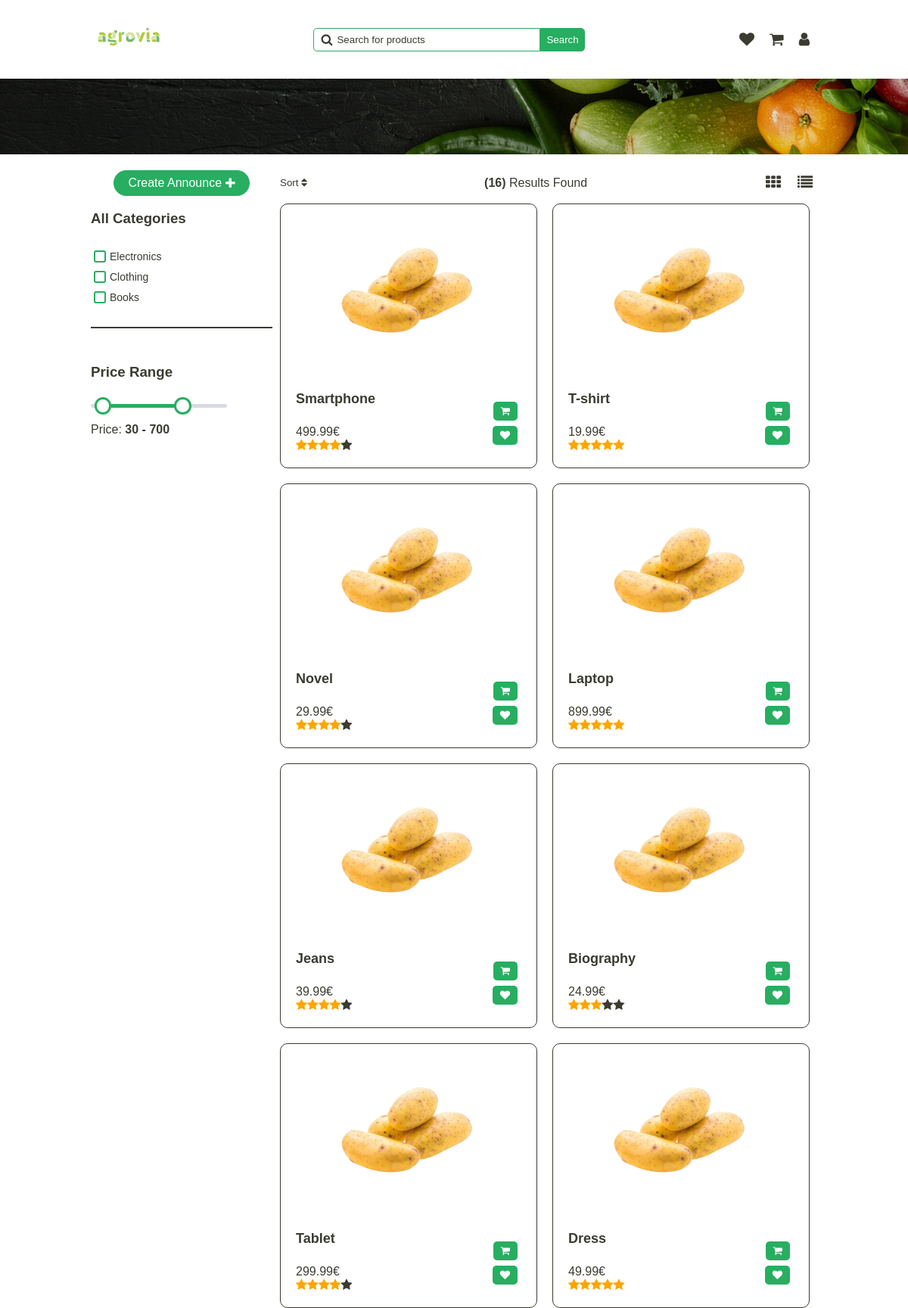
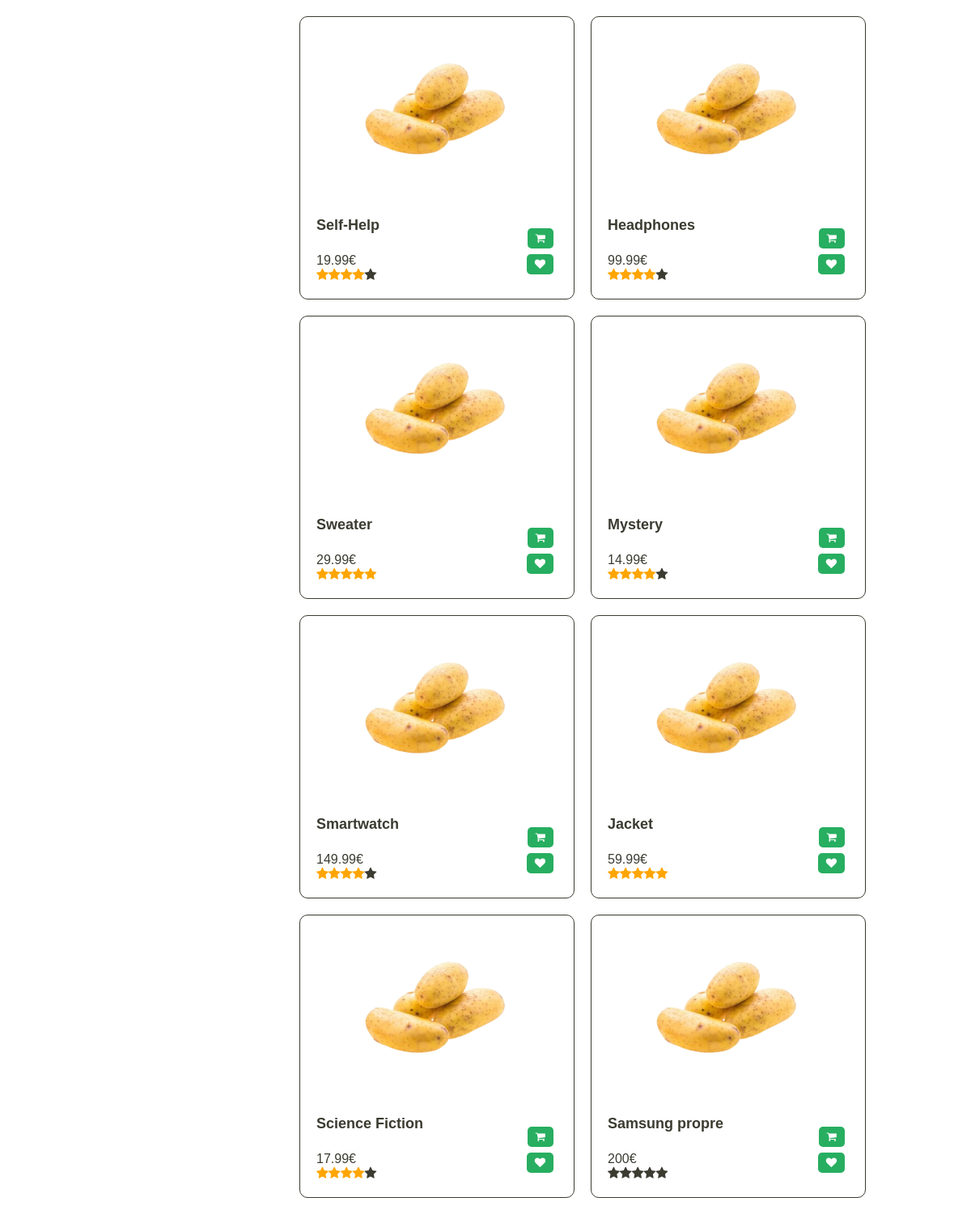
Page /pages/home.php on the committed database (2 pictures, top to bottom).
### tables this page shows
CREATE TABLE Category (
  id INTEGER PRIMARY KEY,
  name TEXT
);

CREATE TABLE Announce (
  id INTEGER PRIMARY KEY,
  id_category INTEGER,
  image TEXT,
  title TEXT,
  description TEXT,
  price FLOAT,
  quantity INTEGER,
  rating INTEGER,
  out_of_stock BOOLEAN,
  FOREIGN KEY (id_category) REFERENCES Category(id)
);

### php/announce.php (the view, shortened to what this page needs)
<?php
require '../php/pdo.php';
function get_all_announce()
{
    global $pdo;
    $query = "SELECT * FROM Announce";
    $stmt = $pdo->prepare($query);
    $stmt->execute();
    $announce = $stmt->fetchAll(PDO::FETCH_ASSOC);
    return $announce;
}
function generate_star($rating)
{
    $stars = "";
    for ($i = 0; $i < 5; $i++) {
        if ($i < $rating) {
            $stars .= "<i class='fa fa-star checked'></i>";
        } else {
            $stars .= "<i class='fa fa-star'></i>";
        }
    }
    return $stars;
}
function get_saved_announce($user_id)
{
    global $pdo;
    $query = "SELECT * FROM Announce WHERE id IN (SELECT announce_id FROM UserSaved WHERE user_id = :user_id)";
    $stmt = $pdo->prepare($query);
    $stmt->bindParam(':user_id', $user_id);
    $stmt->execute();
    $announce = $stmt->fetchAll(PDO::FETCH_ASSOC);
    return $announce;
}
function display_announce($announce)
{
    $saved_announce = get_saved_announce($_SESSION['user_id']);
    foreach ($announce as $row) {
        echo "<a
                  class='announce' id='" . $row['id'] . "-announce'
                  href='../pages/announce-view.php?id=" . $row['id'] . "'";
        echo ">";
        echo "<img src='../public/patate.png' alt='product'>";
        echo "<div class='infos'>";
        echo "<div class='details'>";
        echo "<h4>" . $row['title'] . "</h4>";
        echo "<span class='price'>" . $row['price'] . "€</span>";
        echo "<span class='rating '>";
        echo generate_star($row['rating']);
        echo "</span>";
        echo "</div>";
        echo "<div class='actions'>";
        echo "<button class='cart'><i class='fa fa-shopping-cart'></i></button>";
        echo "<button class='wish'><i class='fa fa-heart'></i></button>";
        echo "</div>";
        echo "</div>";
        echo "</a>";
    }
}
?>

### pages/home.php (shortened to what this page needs)
<!DOCTYPE html>
<html lang="en">
<head>
    <link rel="stylesheet" href="../../styles/home.css" onload="load_theme()">
    <link rel="stylesheet" href="../../styles/main-header.css">
    <link rel="stylesheet" href="https://cdnjs.cloudflare.com/ajax/libs/font-awesome/4.7.0/css/font-awesome.min.css">
</head>
<body>
    <header>
        <a href="../pages/home.php"><img src="../../assets/logo/agrovia-green.png" alt="logo"></a>
        <div class="search-bar">
            <span>
                <i class="fa fa-search"></i>
                <input type="text" name="search" id="search" placeholder="Search for products"
                    onkeydown="if(event.keyCode === 13) search()">
            </span>
            <button onclick="search()">Search</button>
        </div>
        <div class="user">
            <a href="../../pages/user/wishlist.html">
                <i class="fa fa-heart"></i>
            </a>
            <a href="../../pages/user/cart.html">
                <i class="fa fa-shopping-cart"></i>
            </a>
            <a href="../../pages/user/user.html">
                <i class="fa fa-user"></i>
            </a>
        </div>
    </header>
    <div class="separator-background"></div>
    <div class="container-options">
        <span class="create-announce">
            <a href="../pages/create-announce.php" class="create-announce-btn" onclick="createAnnounce()">
                Create Announce <i class="fa fa-plus"></i>
            </a>
        </span>
        <div class="centered-options">
            <div class="sort">
                <button class="sort-btn" onclick="toggleSort()">
                    Sort <i class="fa fa-sort"></i>
                </button>
            </div>
            <div class="number-results">
                <span id="number-results">(10)</span>
                <span>Results Found</span>
            </div>
            <div class="view-section">
                <button onclick="view('grid')">
                    <i class="fa fa-th"></i>
                </button>
                <button onclick="view('list')">
                    <i class="fa fa-list"></i>
                </button>
            </div>
        </div>
    </div>
    <div class="container">
        <div class="filter">
            <div class="categories-section">
                <h3>All Categories</h3>
                <div class="categories">
                    <?php
                    require '../php/category.php';
                    $categories = get_all_categories();
                    display_categories($categories);
                    ?>
                </div>
            </div>
            <hr class="separator">
            <div class="price-section">
                <h3>Price Range</h3>
                <div class="slide-container">
                    <div class="slider-track"></div>
                </div>
                <div class="values">
                    <span>Price: </span>
                    <strong>
                        <span id="range1">0</span>
                        <span> &dash; </span>
                        <span id="range2">100</span>
                    </strong>
                </div>
            </div>
        </div>
        <div class="announce-section">
            <?php
            require '../php/announce.php';
            $announce = get_all_announce();
            display_announce($announce);
            ?>
        </div>
</body>
</html>

### php/category.php
<?php
require '../php/pdo.php';
function get_all_categories()
{
    global $pdo;
    $query = "SELECT * FROM Category";
    $stmt = $pdo->prepare($query);
    $stmt->execute();
    $result = $stmt->fetchAll(PDO::FETCH_ASSOC);
    return $result;
}
function display_categories($categories)
{
    foreach ($categories as $category) {
        echo "<span>";
        echo "<input type='checkbox' id='" . $category['id'] . "-category' name='category' value='" . $category['name'] . "'>";
        echo "<label for='" . $category['name'] . "'>" . $category['name'] . "</label>";
        echo "</span>";
    }
}
?>

### styles/home.css (style rules this page uses)
.container-options { margin-top: 120px; display: flex; width: 100%; }
.container-options .centered-options { display: flex; justify-content: space-between; width: 75%; }
.container-options .centered-options .sort .sort-btn { background-color: var(--primary); color: var(--text); border: none; padding: 10px; cursor: pointer; }
.container-options .centered-options .number-results { display: flex; align-items: center; white-space: nowrap; }
.container-options .centered-options .number-results #number-results { font-weight: bold; }
.container-options span { display: flex; justify-content: flex-start; width: 25%; }
.container-options .view-section { display: flex; align-items: center; }
.container-options .view-section button { background-color: transparent; border: none; cursor: pointer; font-size: 20px; margin-left: 10px; color: var(--text); }
.create-announce { align-items: center; justify-content: center !important; }
.create-announce .create-announce-btn { text-decoration: none; display: flex; justify-content: center; align-items: center; padding: 8px; border: none; width: 75%; background-color: var(--secondary); border-radius: 25px; cursor: pointer; color: var(--white); transition: background-color 0.3s ease; }
.create-announce .create-announce-btn i { margin-left: 5px; font-size: 16px; color: var(--white); }
.filter { display: flex; flex-direction: column; align-items: flex-start; min-width: 25%; }
.container { display: flex; }
.categories-section { display: flex; flex-direction: column; }
.categories { flex-direction: column; align-items: flex-start; margin-top: 10px; }
.categories span { display: flex; align-items: center; margin-bottom: 5px; }
.categories input[type="checkbox"] { margin-right: 5px; }
.categories label { font-size: 14px; color: var(--text-color); cursor: pointer; }
.categories span:last-child { margin-bottom: 20px; }
.categories input[type="checkbox"] { appearance: none; width: 16px; height: 16px; border: 2px solid var(--secondary); border-radius: 3px; cursor: pointer; }
hr.separator { width: 100%; border: 1px solid var(--text); }
.price-section { display: flex; flex-direction: column; margin-top: 20px; width: 75%; position: relative; }
.slide-container { position: relative; width: 100%; margin-top: 15px; }
.slider-track { width: 100%; height: 5px; position: absolute; margin: auto; top: 0; bottom: 0; border-radius: 5px; }
.values { margin-top: 22px; }
.announce-section { display: flex; flex-wrap: wrap; justify-content: flex-start; width: 100%; }
.announce { flex-grow: 1; flex-basis: 15%; display: flex; flex-direction: column; align-items: center; justify-content: flex-start; margin: 10px; padding: 10px; min-width: 250px; height: 350px; border-radius: 10px; background-color: var(--primary); border: 1px solid var(--text); transition: all 0.3s ease-in-out; text-decoration: none; color: var(--text); }
.announce img { height: 65%; }
.announce .infos { display: flex; width: 100%; align-items: center; position: relative; }
.announce .infos .details { display: flex; flex-direction: column; margin-left: 10px; }
.announce .infos .details h4 { font-size: 18px; color: var(--text); }
.announce .infos .actions { display: flex; flex-direction: column; position: absolute; right: 15px; bottom: 10px; }
.announce .infos button { padding: 5px 10px; border: none; background-color: var(--secondary); color: var(--white); border-radius: 5px; cursor: pointer; margin-left: auto; margin-top: 7px; }
.checked { color: orange; }

### styles/global.css (style rules this page uses)
.light-theme { --primary: rgba(255, 255, 255, 1); --secondary: rgba(39, 174, 96, 1); --tertiary: rgba(146, 227, 169, 1); --text: rgba(59, 59, 49, 1); --hover-color: rgba(200, 200, 200, 1); --white: rgba(255, 255, 255, 1); --dark: rgba(29, 29, 29, 1); --gray: #f2f2f2; --error: rgba(255, 0, 0, 1); }
* { box-sizing: border-box; }
body, body.dark-theme, body.light-theme { font-family: "Overpass", sans-serif; -webkit-font-smoothing: antialiased; -moz-osx-font-smoothing: grayscale; background-color: var(--primary); color: var(--text); width: 80%; margin: 0 auto; transition: background-color 0.3s ease, transform 0.5s cubic-bezier(0.68, -0.55, 0.27, 1.55); }

### rows in the picture
category: name "Electronics"
category: name "Clothing"
category: name "Books"
announce: title "Smartphone", price "499.99", rating 4 (drawn)
announce: title "T-shirt", price "19.99", rating 5 (drawn)
announce: title "Novel", price "29.99", rating 4 (drawn)
announce: title "Laptop", price "899.99", rating 5 (drawn)
announce: title "Jeans", price "39.99", rating 4 (drawn)
announce: title "Biography", price "24.99", rating 3 (drawn)
announce: title "Tablet", price "299.99", rating 4 (drawn)
announce: title "Dress", price "49.99", rating 5 (drawn)
announce: title "Self-Help", price "19.99", rating 4 (drawn)
announce: title "Headphones", price "99.99", rating 4 (drawn)
announce: title "Sweater", price "29.99", rating 5 (drawn)
announce: title "Mystery", price "14.99", rating 4 (drawn)
announce: title "Smartwatch", price "149.99", rating 4 (drawn)
announce: title "Jacket", price "59.99", rating 5 (drawn)
announce: title "Science Fiction", price "17.99", rating 4 (drawn)
announce: title "Samsung propre", price "200"
